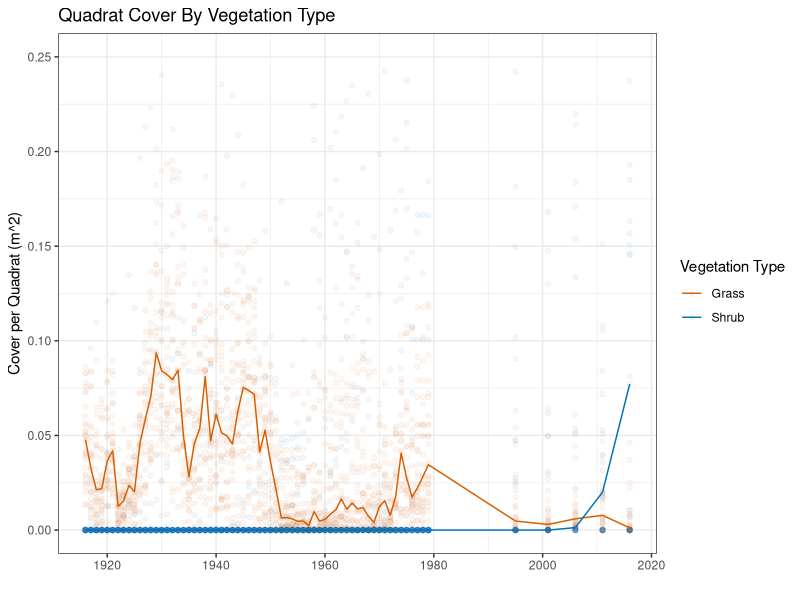
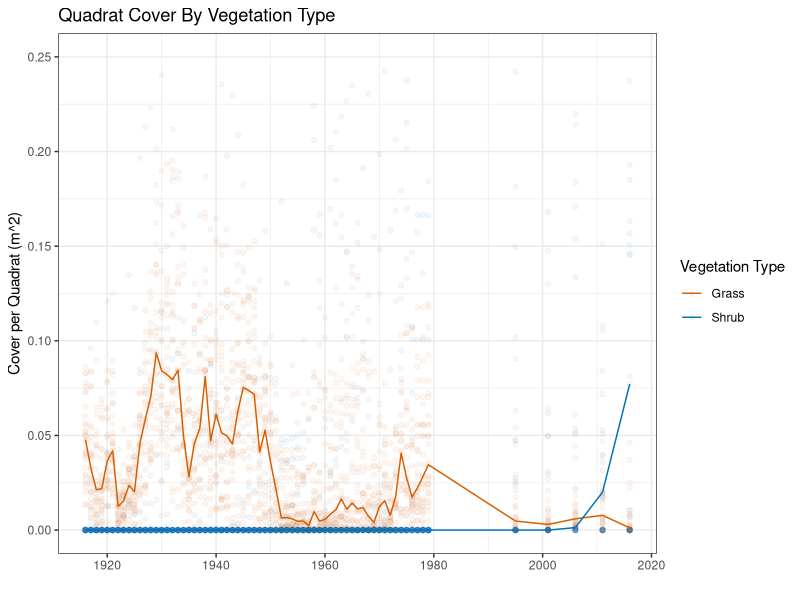

Write R code to recreate these figures, in order.
#' Create plot of median grass and shrub cover over time
#' EMC 8/20/21

library(dplyr)
library(ggplot2)

# colors for figures
cbPalette <- c("#999999", "#E69F00", "#56B4E9", "#009E73", "#F0E442", "#0072B2", "#D55E00", "#CC79A7")

veg = read.csv('data/grass_shrub_timeseries_imputed.csv')
yearlygrass = read.csv('data/grass_shrub_median_yearly.csv')

grass = dplyr::select(yearlygrass, project_year, cover=median_grass) %>% mutate(veg_type=rep('Grass'))
shrub = dplyr::select(yearlygrass, project_year, cover=median_shrub) %>% mutate(veg_type=rep('Shrub'))
plotdat = rbind(grass, shrub)

trend = ggplot(plotdat, aes(x=project_year, y=cover)) +
  geom_point(data=veg, aes(x=project_year, y=grass_cover, colour='Grass'), alpha=.05) +
  geom_point(data=veg, aes(x=project_year, y=shrub_cover, colour='Shrub'), alpha=.05) +
  geom_line(aes(color=veg_type)) +
  labs(x = '',
       y='Cover per Quadrat (m^2)',
       colour='Vegetation Type',
       title='Quadrat Cover By Vegetation Type') +
  ylim(c(0,.25)) +
  scale_color_manual(values=cbPalette[c(7,6)]) +
  theme_bw()
trend
ggsave('Figures/grass_shrub_trend_yearly_median_31quads.png', plot=trend, width=5, height=3)
